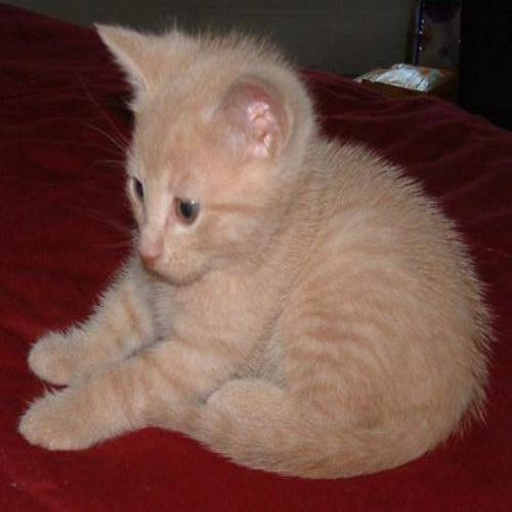
#> input picture images/cats_00004.jpg, 512 x 512 px
$ python histogram_visualization.py --input images/cats_00004.jpg --output out.png
#> lines starting #> are read from the running program, lines starting #| are printed output that depends on the picture
import cv2
from matplotlib import pyplot as plt
import argparse

ap = argparse.ArgumentParser()
ap.add_argument("-i", "--input", required=True,
	help="path to input image")
ap.add_argument("-o", "--output", required=True,
	help="path to output image")
args = vars(ap.parse_args())


img = cv2.imread(args['input'])
#> img is the input picture: shape (512, 512, 3); mean B, G, R 67.3, 76.2, 112.7
colors = ('b', 'g', 'r')
chans = cv2.split(img)

plt.figure()
plt.title('Color Histogram')
plt.ylabel('% of pixels')
plt.xlabel('Bins')

for (chan, color) in zip(chans, colors):
    hist = cv2.calcHist([chan], [0], None, [256], [0,256])
    hist /= hist.sum()
    plt.plot(hist, color=color)
    plt.xlim([0, 256])
#> this loop made 3 passes
#> color on passes 1 to 3: 'b', 'g', 'r'

plt.legend(colors)
plt.savefig(args['output'])
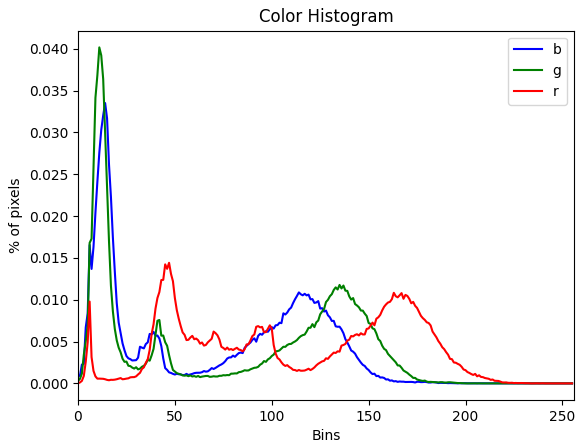
#> figure drawn by matplotlib, 1 panel; curve peaks at x = 14, y = 0.0335; curve peaks at x = 11, y = 0.0402; curve peaks at x = 47, y = 0.0144

$ run again, on images/cats_00010.jpg
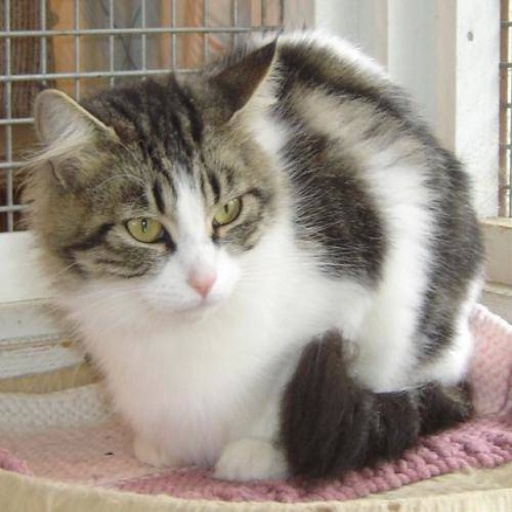
#> input picture images/cats_00010.jpg, 512 x 512 px
#> img is the input picture: shape (512, 512, 3); mean B, G, R 136, 146.3, 155.8
#> the loop `for (chan, color) in zip(chans, colors):` made 3 passes
#> color on passes 1 to 3: 'b', 'g', 'r'
#> `plt.savefig(args['output'])`:
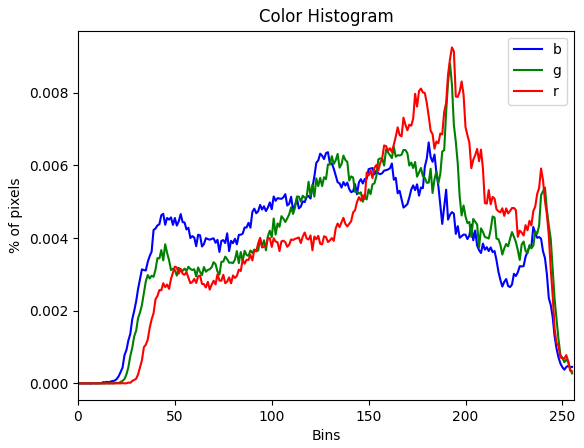
#> figure drawn by matplotlib, 1 panel; curve peaks at x = 181, y = 0.00663; curve peaks at x = 192, y = 0.00881; curve peaks at x = 193, y = 0.00925
